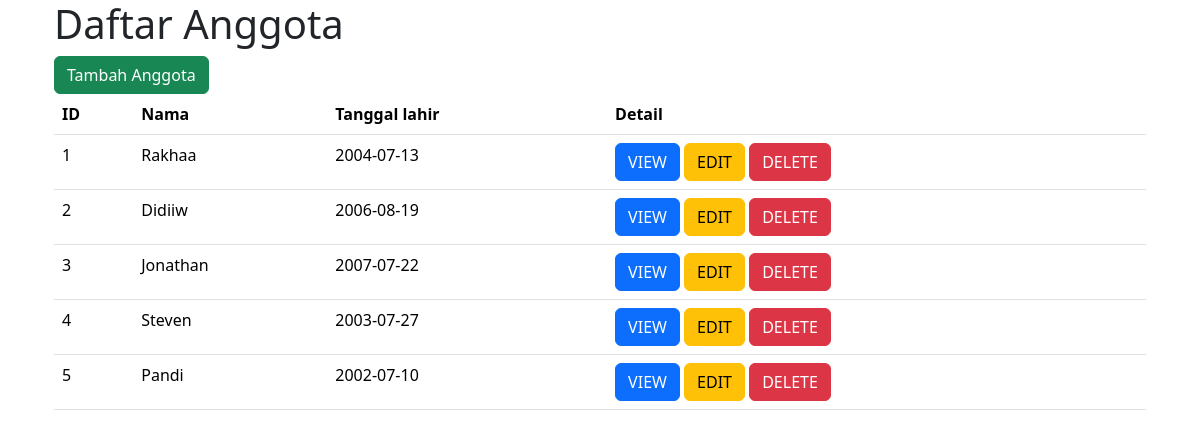
/index.php/anggota, run on the app's committed database.
### tables this page shows
CREATE TABLE `anggota` (
  `Id` int(10) UNSIGNED NOT NULL,
  `nama` varchar(50) NOT NULL,
  `Tanggal_lahir` date NOT NULL,
  `kota_lahir` varchar(50) NOT NULL
);

### controller/anggota.php (called while the page is built, shortened)
<?php
class Anggota {
    protected $model = '';
    public function __construct($model){
        $this->model=$model;
    }
    public function index(){
        $anggota = $this->model->getAnggota();
        require 'view/anggota/list.php';
    }
}

### model/anggota_model.php (called while the page is built, shortened)
<?php
class Anggota_model {
    protected $db;
    public function __construct($database){
        $this->db=$database;
    }
    public function getAnggota() {
        $link = $this->db->openDbConnection();
        $result = $link->query("SELECT * FROM anggota ORDER BY id");
        $anggota = array();
        while ($row = $result->fetch(PDO::FETCH_ASSOC)) {
            $anggota[] = $row;
        }
        $this->db->closeDbConnection($link);
        return $anggota;
    }
}

### view/anggota/list.php (the view, shortened to what this page needs)
<div class="container" >
<h1>Daftar Anggota</h1>
 <a href="http://localhost:8012/oopmvc/index.php/anggota/create"> <button class="btn btn-success">Tambah Anggota</button></a>
<table class="table">
    <tr>
        <th>ID</th>
        <th>Nama</th>
        <th>Tanggal lahir</th>
        <th>Detail</th>
    </tr>
    <?php foreach ($anggota as $row) : ?>
    <tr>
        <td><?= $row['Id'];  ?></td>
        <td><?= $row['nama'];  ?></td>
        <td><?= $row['Tanggal_lahir'];  ?></td>
        <td> <a class="btn btn-primary" href="anggota/detail?id=<?= $row['Id']?> "> VIEW </a>
             <a class="btn btn-warning" href="anggota/edit?id=<?= $row['Id']?> "> EDIT </a>
             <a class="btn btn-danger delete-button" href="anggota/delete?id=<?= $row['Id']; ?>">DELETE</a>
            </td>
    </tr>
    <?php endforeach; ?>
</table>
</div>
<?php $isi = ob_get_clean() ?>
<?php include 'view/template.php'; ?>

### index.php (shortened to what this page needs)
<?php
$request = isset($_SERVER['PATH_INFO']) ? preg_replace("|/*(.+?)/*$|", "\\1", $_SERVER['PATH_INFO']) : '';
$uri = explode('/', $request);
$uri0 = isset($uri[0]) && !empty($uri[0]);
$uri1 = isset($uri[1]) && !empty($uri[1]);
require_once "controller/anggota.php";
require_once "model/anggota_model.php";
$db = new Database();
$model = new Anggota_model($db);
$controller = new Anggota($model);
if ($uri0 && $uri1 && $uri[0] === 'anggota' && $uri[1] === 'detail') {
    $id = $_GET['id'];
    $controller->detail($id);
} elseif ($uri0 && $uri1 && $uri[0] === 'anggota' && $uri[1] === 'edit') {
    $id = $_GET['id'];
    $controller->edit($id);
} elseif ($uri0 && $uri1 && $uri[0] === 'anggota' && $uri[1] === 'delete') {
    $id = $_GET['id'];
    $controller->delete($id);
} elseif ($uri0 && $uri1 && $uri[0] === 'anggota' && $uri[1] === 'create') {
    $controller->create();
} elseif ($uri0 && $uri[0] === 'anggota') {
    $controller->index();
} else {
    header('HTTP/1.1 404 Not found');
    echo '<h1> Halaman tidak tersedia </h1>';
}
?>

### view/template.php (shortened to what this page needs)
<!DOCTYPE html>
<html lang="en">
<head>
    <link href="http://localhost:8012/oopmvc/assets/bootstrap/css/bootstrap.min.css" rel="stylesheet">
    <link href="http://localhost:8012/oopmvc/assets/bootstrap/js/bootstrap.min.js" rel="stylesheet">
</head>
<body>
    <div class="container">    <?= $isi ?> </div>
</body>
</html>

### data on the page
anggota: Id "1", nama "Rakhaa", Tanggal_lahir "2004-07-13"
anggota: Id "2", nama "Didiiw", Tanggal_lahir "2006-08-19"
anggota: Id "3", nama "Jonathan", Tanggal_lahir "2007-07-22"
anggota: Id "4", nama "Steven", Tanggal_lahir "2003-07-27"
anggota: Id "5", nama "Pandi", Tanggal_lahir "2002-07-10"
